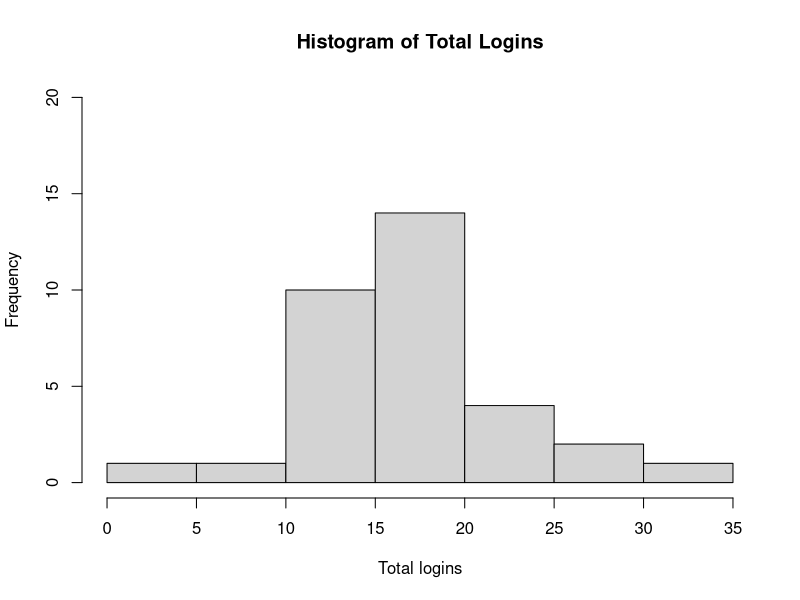
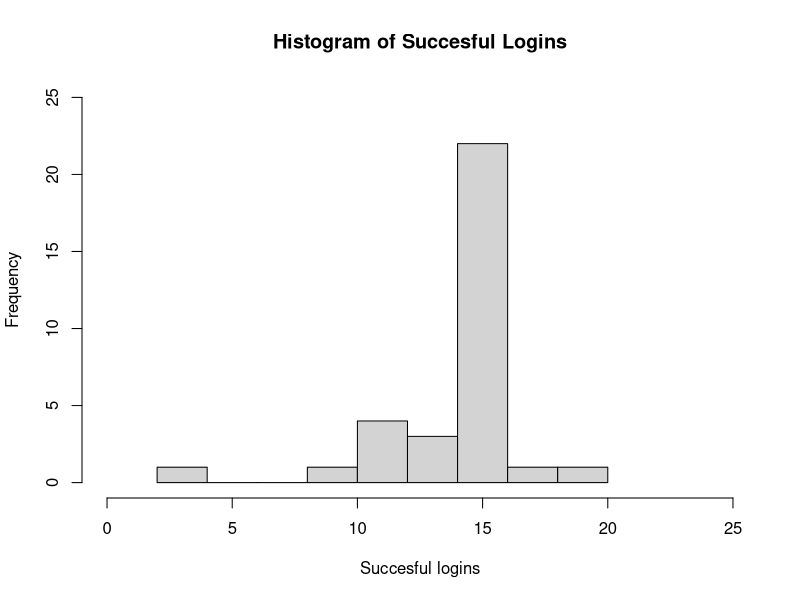
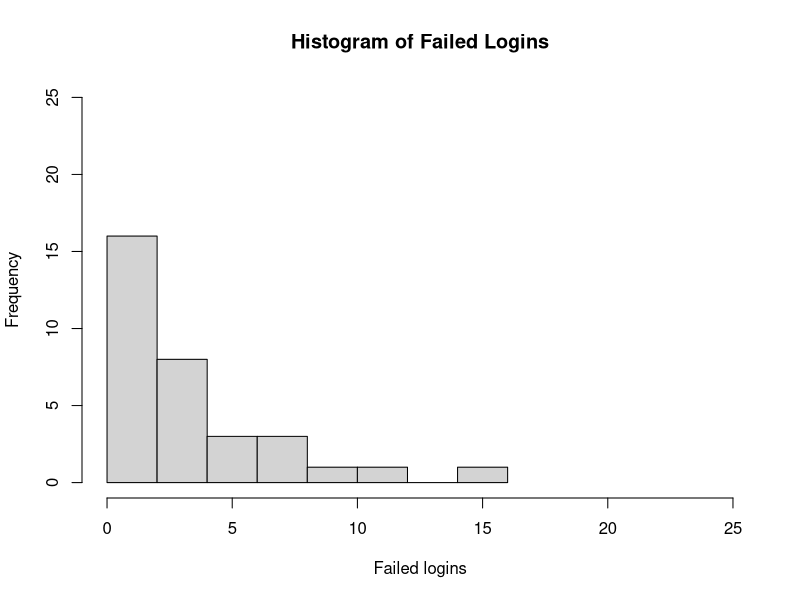
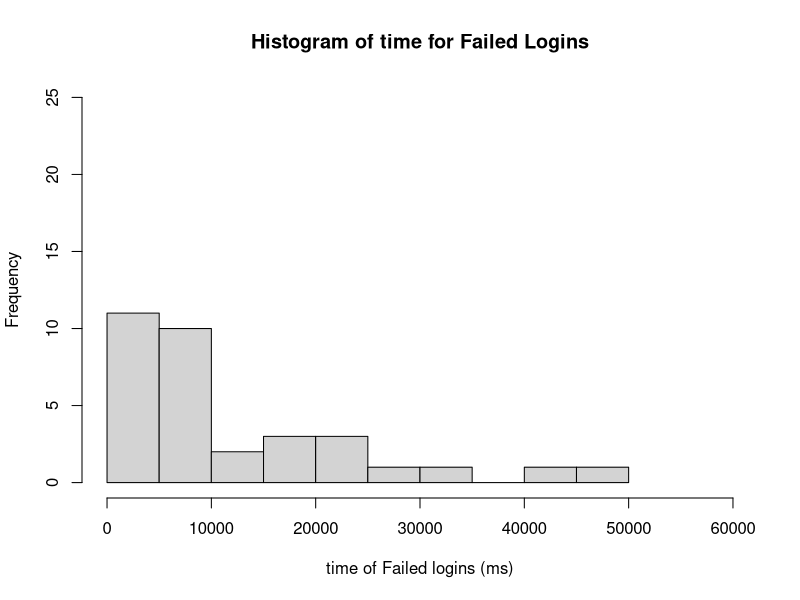
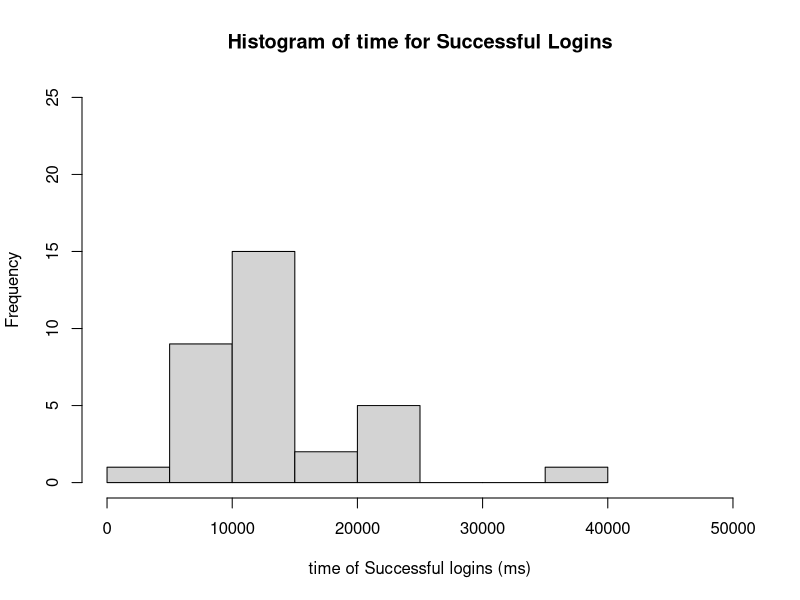
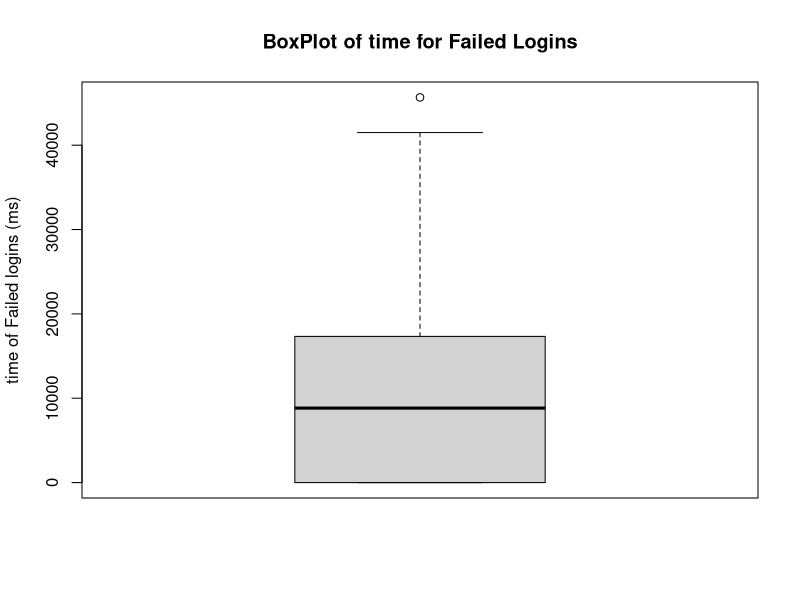
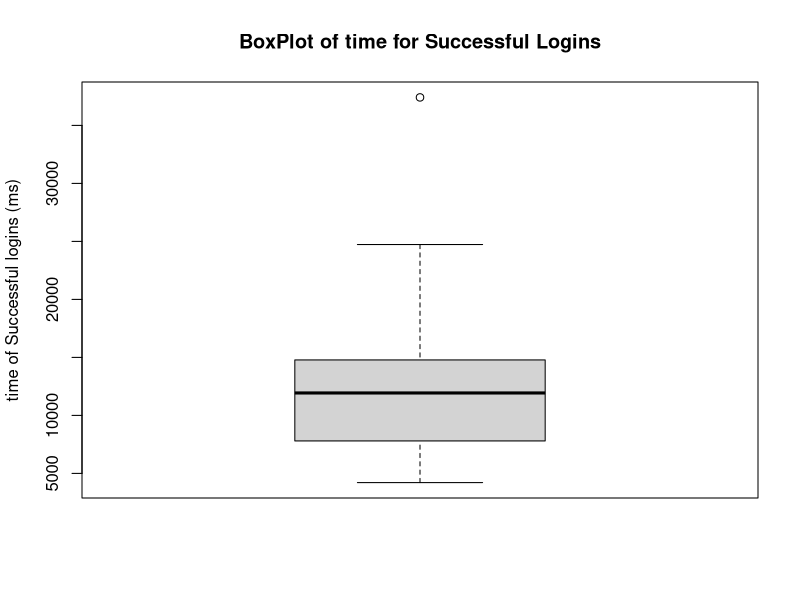

Source code (R) for these figures, in order:
mydata <- read.csv("../data/loginData.csv")
attach(mydata)
print(mydata)

print(mean(Logins.Total))
print(mean(Logins.success))
print(mean(Logins.Failure))

print(median(Logins.Total))
print(median(Logins.success))
print(median(Logins.Failure))

print(sd(Logins.Total))
print(sd(Logins.success))
print(sd(Logins.Failure))

print(mean(Logins.avgSuccess))
print(mean(Logins.avgFail))

print(median(Logins.avgSuccess))
print(median(Logins.avgFail))

print(sd(Logins.avgSuccess))
print(sd(Logins.avgFail))

hist(Logins.Total, ylim=c(0,20),breaks=7, main="Histogram of Total Logins", xlab = "Total logins")

hist(Logins.success, ylim=c(0,25), xlim=c(0,25), main="Histogram of Succesful Logins", xlab = "Succesful logins")

hist(Logins.Failure, ylim=c(0,25), xlim=c(0,25), main="Histogram of Failed Logins", xlab = "Failed logins")

hist(Logins.avgFail, ylim=c(0,25), xlim=c(0,60000), main="Histogram of time for Failed Logins", xlab = "time of Failed logins (ms)")

hist(Logins.avgSuccess, ylim=c(0,25), xlim=c(0,50000), main="Histogram of time for Successful Logins", xlab = "time of Successful logins (ms)")

boxplot(Logins.avgFail, main ="BoxPlot of time for Failed Logins", ylab = "time of Failed logins (ms)")

boxplot(Logins.avgSuccess,main ="BoxPlot of time for Successful Logins", ylab = "time of Successful logins (ms)")
